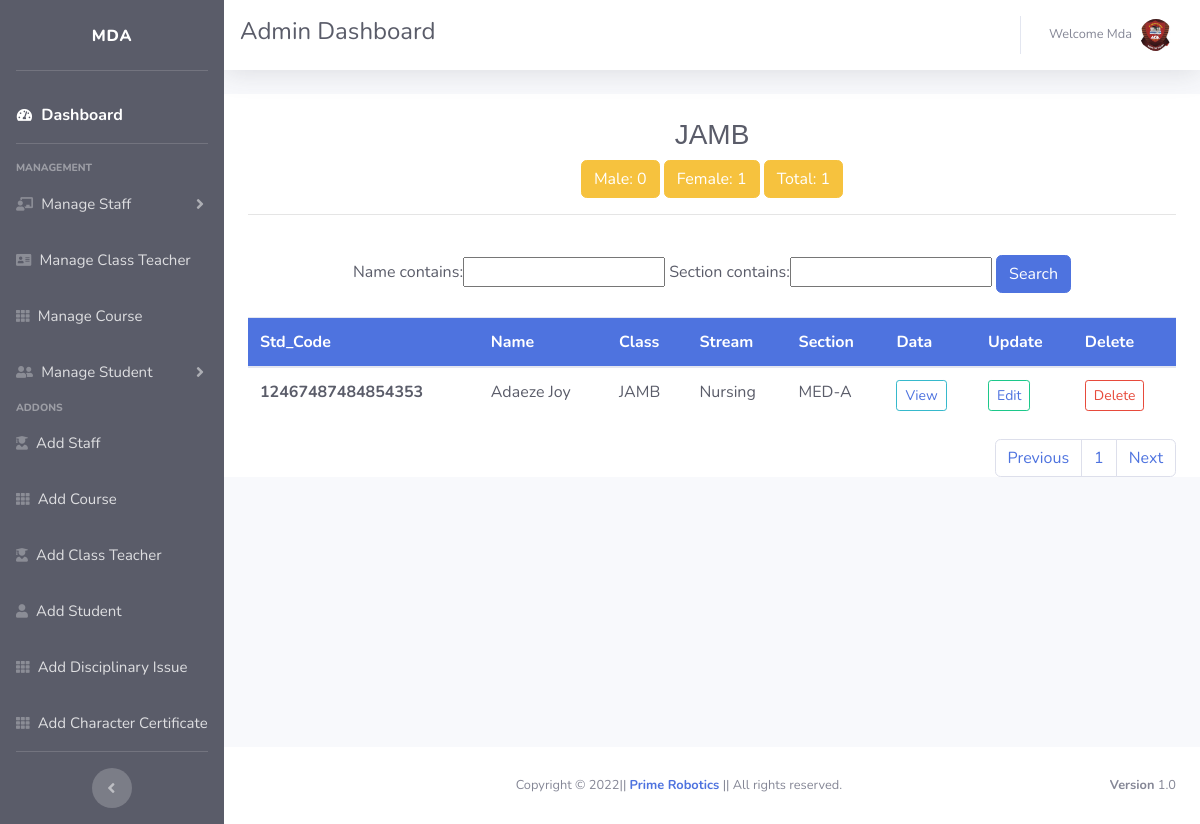
The app's page /seven/ (signed in) with its own data.
### school_management_system_app/models.py (models this page shows, shortened)
class StudentDetail(models.Model):
    student_code = models.CharField(max_length=50, primary_key=True)
    name = models.CharField(max_length=50)
    GENDER_MALE = 'Male'
    GENDER_FEMALE = 'Female'
    GENDER_CHOICES = [(GENDER_MALE, 'Male'), (GENDER_FEMALE, 'Female')]
    gender = models.CharField(choices=GENDER_CHOICES, max_length=30)
    seven = 'JAMB'
    eight = 'PUTME'
    nine = 'S.O.N'
    ten = 'ARTS'
    eleven = 'COM'
    twelve = 'WAEC'
    class_choices = [(seven, 'JAMB'), (eight, 'PUTME'), (nine, 'S.O.N'),
                     (ten, 'ARTS'), (eleven, 'COM'), (twelve, 'WAEC')]
    standard = models.CharField(choices=class_choices, max_length=30)
    A = 'MED-A'
    B = 'MED-B'
    C = 'MED-C'
    D = 'ENG-A'
    E = 'ART-A'
    section_choices = [(A, 'MED-A'), (B, 'MED-B'), (C, 'MED-C'), (D, 'ENG-A'), (E, 'ART-A')]
    section = models.CharField(choices=section_choices, max_length=30)
    course = models.ForeignKey(Course, null=True, on_delete=models.SET_NULL)
    date_of_birth = models.DateField(
        auto_now=False, auto_now_add=False, blank=True)
    admission_no = models.BigIntegerField(blank=True)
    date_of_admission = models.DateField(
        blank=True, auto_now=False, auto_now_add=False)
    email = models.EmailField(blank=True, unique=True)
    CID = models.CharField(max_length=11, unique=True, blank=True)
    class_teacher = models.ForeignKey(
        ClassTeacher, null=True, on_delete=models.SET_NULL)
    previous_school = models.CharField(max_length=50, blank=True)
    mobile_number = models.CharField(max_length=11, blank=True)
    permanent_address = models.TextField(blank=True)
    proctor_master = models.ForeignKey(
        StaffDetail, null=True, on_delete=models.SET_NULL)
    Boarder = 'Boarder'
    Dayscholar = 'Dayscholar'
    BoarderOrDayscholar = [(Boarder, 'Boarder'), (Dayscholar, 'Dayscholar')]
    BoarderOrDayscholar = models.CharField(
        choices=BoarderOrDayscholar, blank=True, max_length=30)
    Regular = 'Regular'
    Repeater = 'Repeater'
    RegularOrRepeater = [(Regular, 'Regular'), (Repeater, 'Repeater')]
    RegularOrRepeater = models.CharField(
        choices=RegularOrRepeater, blank=True, max_length=30)
    profile_pic = models.ImageField(
        upload_to="images/students", default='/static/images/user.jpg', null=True, blank=True)
    father_name = models.CharField(max_length=50, blank=True)
    mother_name = models.CharField(max_length=50, blank=True)
    fathers_occupation = models.CharField(max_length=50, blank=True)
    mothers_occupation = models.CharField(max_length=50, blank=True)
    parents_mobile_number = models.CharField(max_length=11, blank=True)

class Course(models.Model):
    course = models.CharField(max_length=100)
    def __str__(self):
        return self.course

### school_management_system_app/adm_views.py (the view)
# urls.py: path('seven/', adm_views.seven, name='seven'),
@login_required
def seven(request):
    male = StudentDetail.objects.filter(standard='JAMB', gender='Male')
    female = StudentDetail.objects.filter(standard='JAMB', gender='Female')
    total = StudentDetail.objects.filter(standard='JAMB')
    all_field = StudentDetail.objects.filter(
        standard='JAMB').order_by('name')
    myFilter = StudentFilter(request.GET, queryset=all_field)
    all_field = myFilter.qs
    paginator = Paginator(all_field, 15)
    page_number = request.GET.get('page')
    all_field = paginator.get_page(page_number)
    return render(request, 'administrator/seven.html',
                  {'all_field': all_field,
                   'myFilter': myFilter,
                   'male': male,
                   'female': female,
                   'total': total
                   })

### school_management_system_app/templates/administrator/seven.html (shortened to what this page needs)
{% extends 'administrator/adm_base.html' %}
{% block content %}
<div class="container bg-white text-dark">
  <br>
    <center><h3 style="font-family: Helvetica;">JAMB </h3>
    <button type="submit" class="btn btn-warning my-2 my-sm-0">Male: {{male.count}}</button>
    <button type="submit" class="btn btn-warning my-2 my-sm-0">Female: {{female.count}}</button>
    <button type="submit" class="btn btn-warning my-2 my-sm-0">Total: {{total.count}}</button></center>
    <hr>
  <br>
  <center>
  <form method="GET">
  <div class="col">
    {{myFilter.form}}
    <button type="submit" class="btn btn-primary my-2 my-sm-0">Search</button>
  </div>
  </form></center>
  <div class="table-responsive">
  <table class="table table-hover">
    <thead class="bg-primary text-white">
      <tr>
        <th scope="col">Std_Code</th>
        <th scope="col">Name</th>
        <th scope="col">Class</th>
        <th scope="col">Stream</th>
        <th scope="col">Section</th>
        <th scope="col">Data</th>
        <th scope="col">Update</th>
        <th scope="col">Delete</th>
      </tr>
    </thead>
    <tbody class="text-dark">
      {% for all_field in all_field%}
      <tr>
        <th scope="row">{{all_field.student_code}}</th>
        <td>{{all_field.name}}</td>
        <td>{{all_field.standard}}</td>
        <td>{{all_field.course}}</td>
        <td>{{all_field.section}}</td>
        <td>
          <button type="button" class="btn btn-outline-info btn-sm">
            <a href="{% url 'std_detail_seven' all_field.student_code %}">View</a>
          </button>
        </td>
        <td>
          <button type="button" class="btn btn-outline-success btn-sm">
            <a href="{% url 'edit_std_seven' all_field.student_code %}">Edit</a>
          </button>
        </td>
        <td>
          <button
            type="button"
            class="btn btn-outline-danger btn-sm"
            data-toggle="modal"
            data-target="#deletestd{{all_field.student_code}}">
            Delete
          </button>
        </td>
      </tr>
      {% endfor %}
    </tbody>
  </table>
  </div>
  <nav aria-label="Page navigation example">
    <ul class="pagination justify-content-end">
      <li class="page-item"><a class="page-link" href="?page=1">Previous</a></li>
      <li class="page-item">
        <a class="page-link" href="?page={{ all_field.number }}"
          >{{ all_field.number }}</a>
      </li>
      <li class="page-item">
        <a class="page-link" href="?page={{ all_field.paginator.num_pages }}"
          >Next</a>
      </li>
    </ul>
  </nav>
</div>
{% endblock content %}

### school_management_system_app/templates/administrator/adm_base.html (shortened to what this page needs)
{% load static %}
<!DOCTYPE html>
<html lang="en">
<head>
    <link href="{% static 'vendor/fontawesome-free/css/all.min.css' %}" rel="stylesheet" type="text/css">
    <link href="{% static 'css/sb-admin-2.min.css' %}" rel="stylesheet">
</head>
<body id="page-top">
    <div id="wrapper">
        <ul class="navbar-nav bg-dark sidebar sidebar-dark accordion" id="accordionSidebar">
            <a class="sidebar-brand align-items-center justify-content-center">
                <span>MDA</span>
            </a>
            <hr class="sidebar-divider">
            <li class="nav-item active">
                <a class="nav-link" href="{% url 'adm_home' %}">
                    <i class="fas fa-fw fa-tachometer-alt"></i>
                    <span style="font-size: 16px">Dashboard</span></a>
            </li>
            <hr class="sidebar-divider">
            <div class="sidebar-heading">
                Management
            </div>
            <li class="nav-item">
                <a class="nav-link collapsed" href="#" data-toggle="collapse" data-target="#collapseTwo"
                    aria-expanded="true" aria-controls="collapseTwo">
                    <i class="fas fa-chalkboard-teacher"></i>
                    <span style="font-size: 15px">Manage Staff</span>
                </a>
            </li>
            <li class="nav-item">
                <a class="nav-link" href="{% url 'class_teacher' %}">
                    <i class="nav-icon fas fa-address-card"></i>
                    <span style="font-size: 15px">Manage Class Teacher</span></a>
            </li>
            <li class="nav-item">
                <a class="nav-link" href="{% url 'all_course' %}">
                    <i class="nav-icon fas fa-th"></i>
                    <span style="font-size: 15px">Manage Course</span></a>
            </li>
            <li class="nav-item">
                <a class="nav-link collapsed" href="#" data-toggle="collapse" data-target="#collapseUtilities"
                    aria-expanded="true" aria-controls="collapseUtilities">
                    <i class="nav-icon fas fa-user-friends"></i>
                    <span style="font-size: 15px">Manage Student</span>
                </a>
            </li>
            <div class="sidebar-heading">
                Addons
            </div>
            <li class="nav-item">
                <a class="nav-link" href="{% url 'add_staff' %}">
                    <i class="nav-icon fas fa-user-graduate"></i>
                    <span style="font-size: 15px">Add Staff</span></a>
            </li>
            <li class="nav-item">
                <a class="nav-link" href="{% url 'add_course' %}">
                    <i class="nav-icon fas fa-th"></i>
                    <span style="font-size: 15px">Add Course</span></a>
            </li>
            <li class="nav-item">
                <a class="nav-link" href="{% url 'add_class_teacher' %}">
                    <i class="nav-icon fas fa-user-graduate"></i>
                    <span style="font-size: 15px">Add Class Teacher</span></a>
            </li>
            <li class="nav-item">
                <a class="nav-link" href="{% url 'add_std' %}">
                    <i class="nav-icon fas fa-user"></i>
                    <span style="font-size: 15px">Add Student</span></a>
            </li>
            <li class="nav-item">
                <a class="nav-link" href="{% url 'disciplinaryissue' %}">
                    <i class="nav-icon fas fa-th"></i>
                    <span style="font-size: 15px">Add Disciplinary Issue</span></a>
            </li>
            <li class="nav-item">
                <a class="nav-link" href="{% url 'charactercertificate' %}">
                    <i class="nav-icon fas fa-th"></i>
                    <span style="font-size: 15px">Add Character Certificate</span></a>
            </li>
            <hr class="sidebar-divider d-none d-md-block">
            <div class="text-center d-none d-md-inline">
                <button class="rounded-circle border-0" id="sidebarToggle"></button>
            </div>
        </ul>
        <div id="content-wrapper" class="d-flex flex-column">
            <div id="content">
                <nav class="navbar navbar-expand topbar mb-4 static-top bg-white text-dark shadow">
                    <h4>Admin Dashboard</h4>
                    <ul class="navbar-nav ml-auto">
                        <li class="nav-item dropdown no-arrow">
                            <a class="nav-link dropdown-toggle" href="#" id="userDropdown" role="button"
                                data-toggle="dropdown" aria-haspopup="true" aria-expanded="false">
                                <span class="mr-2 d-lg-inline text-gray-600 small">Welcome {{user.username |capfirst}}</span>
                                <img class="img-profile rounded-circle"
                                    src="{% static 'images/mda.jpg' %}">
                            </a>
                        </li>
                    </ul>
                </nav>
                {% block content %}
        		{% endblock %}
            </div>
            <footer class="sticky-footer bg-white">
                <div class="container my-auto">
                    <div class="copyright text-center my-auto">
                        <span>Copyright &copy; {% now "Y" %}|| <strong><a href="https://web.facebook.com/emmanuel.prime.5">Prime Robotics</a></strong> || All rights reserved.</span>
                    	<div class="float-right d-none d-sm-inline-block">
                    		<b>Version</b> 1.0
                		</div>
                    </div>
                </div>
            </footer>
        </div>
    </div>
</body>
</html>

### records on screen
StudentDetail: student_code "12467487484854353", name "Adaeze Joy", standard "JAMB", course "Nursing", section "MED-A"

### other values on screen
{{ user.username |capfirst }} "Mda"
{{ male.count }} "0"
{{ female.count }} "1"
{{ total.count }} "1"
{{ all_field.number }} "1"
